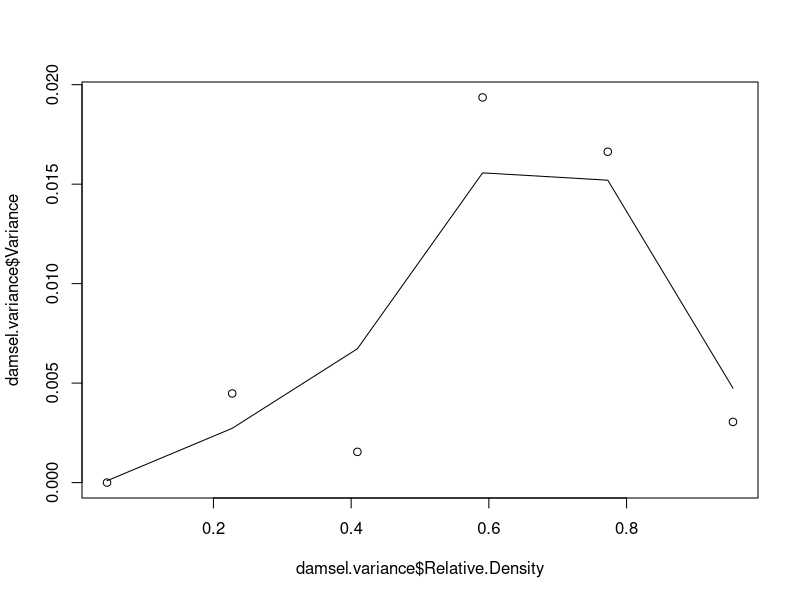
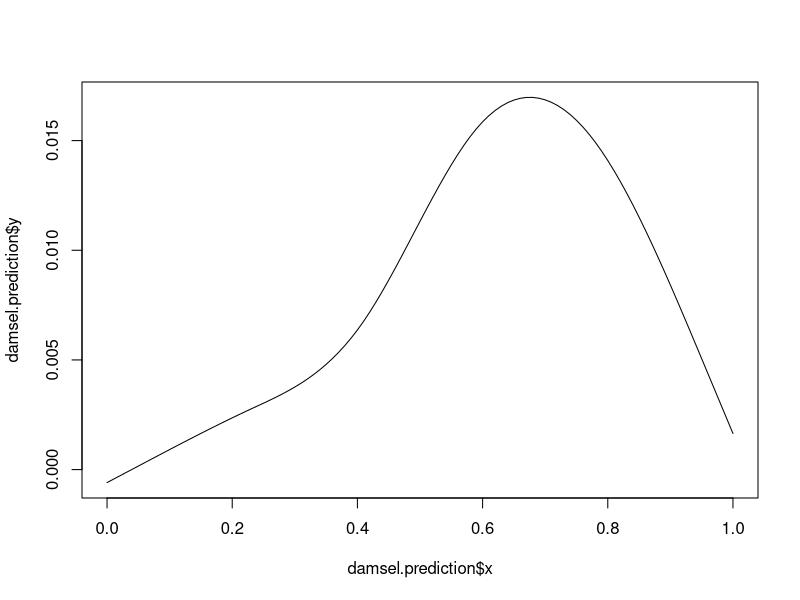
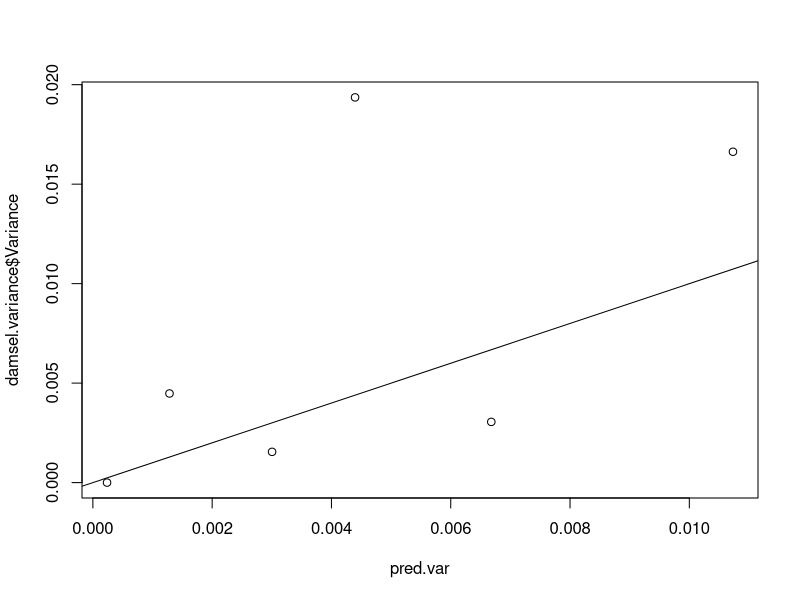

R code for these plots, in order:
### extracting data from Aker1979DamselStarved

### set working directory

setwd('/media/kyle/KEC_External/Documents/Data/SwitchingAndIndVar/DataFromGraphs/')

### load packages

library(dplyr)


# Convert c to relative preference

# write a function to convert and then give relative preference and predicted maximum variance ratio

ConvertC <- function(c) {
  RelPref <- c/(1+c)
  MaxVar <- 1 - RelPref
  print(as.data.frame(cbind(RelPref, MaxVar)))
}

ConvertC(0.24)

# load data

damsel.data <- read.csv('Akre1979DamselStarved.csv')

# Need to calculate the variance/sd at each ratio of prey

# first, make a vector of the relative abundances
# and an associated factor

damsel.data$Real.Relative.Density <- rep(c(3/66, 15/66, 27/66, 39/66, 51/66, 63/66), each = 5)

damsel.data$Factor.Relative.Density <- rep(c('3/66', '15/66', '27/66', '39/66', '51/66', '63/66'), each = 5)

# need to calculate variance/sd for each of the factors

St.Dev <- function(x) {
  SS <- sum((x - mean(x))^2)
  SD <- sqrt(SS/length(x))  
  SD
}


damsel.StandardDeviation <- damsel.data %>% group_by(Factor.Relative.Density) %>% summarise(StandardDeviation = St.Dev(Proportion.in.Diet), Relative.Density = mean(Real.Relative.Density))

damsel.variance <- damsel.StandardDeviation %>% mutate(Variance = StandardDeviation^2)

# fit a spline to variance data

damsel.spline <- smooth.spline(x = damsel.variance$Relative.Density, y = damsel.variance$Variance)


plot(damsel.variance$Relative.Density, damsel.variance$Variance)
lines(damsel.spline$x, damsel.spline$y)

# now predict new values using the spline

damsel.prediction <- predict(damsel.spline, x = seq(from = 0, to = 1, 0.01))

plot(damsel.prediction$x, damsel.prediction$y, type = "l")

# can now get the empirical maximum variance

damsel.prediction$x[which(damsel.prediction$y == max(damsel.prediction$y))]

### Last thing we want to do is to calculate the expected variance at each ratio and compare that to the 
### observed variance at each ratio

### predicted variance is p(1-p)/n where n is the number of feedings

# first write function to calculate p for each relative density

calcp <- function(rel.pref, rel.density) {
  rel.pref*rel.density/(rel.pref*rel.density + ((1 - rel.pref) * (1 - rel.density)))
}

est.p <- calcp(rel.pref = 0.19, rel.density = damsel.variance$Relative.Density)

# next, make vector of n's from figure 6

n <- c(47, 40, 46, 43, 23, 21)

# calculate predicted variances

pred.var <- est.p*(1-est.p)/n

# examine relationship between predicted and observed

plot(x = pred.var, y = damsel.variance$Variance)
abline(a = 0, b = 1)

### generate confidence intervals for predicted variance

GenCI_EventNsVector <- function(p.vec, n.samples, n.events, n.sim) {
  
  quant.data <- matrix(nrow = length(p.vec), ncol = 3)
  
  for(j in 1:length(p.vec)){
    mat <- matrix(nrow = n.sim, ncol = n.samples)
    for(i in 1:n.sim){
      mat[i,] <- rbinom(n = n.samples, size = n.events[j], prob = p.vec[j])
    }
    prop.mat <- mat/n.events[j]
    var.vec <- apply(prop.mat, 1, var)
    quant.data[j, ] <- c(p.vec[j], quantile(var.vec, probs = c(0.025, 0.975)))
  }
  quant.data
}

GenCI_EventNsVector(p.vec = est.p, n.samples = 5, n.events = n, n.sim = 10000)

# output gives p's and CI's

### Estimate IS and create predicted 95% CI's for IS

damsel.data.PS <- damsel.data %>% mutate(Proportion.Alternative = 1 - Proportion.in.Diet)

damsel.data.PS <- damsel.data.PS %>% group_by(Factor.Relative.Density) %>% mutate(Diff.Prop = abs(Proportion.in.Diet - mean(Proportion.in.Diet)), 
                                                                                  Diff.Alt = abs(Proportion.Alternative - mean(Proportion.Alternative))) 

damsel.data.PS <- damsel.data.PS %>% mutate(PS = 1 - Diff.Prop)

damsel.data.IS <- damsel.data.PS %>% group_by(Factor.Relative.Density) %>% summarise(IS = mean(PS))  

# use predicted mean proportions to generate 95% CI's for IS at each relative abundance

# modify confidence interval function above to get CI's for IS instead of variance

GenCI_IS <- function(p.vec, n.samples, n.events, n.sim) {
  
  quant.data <- matrix(nrow = length(p.vec), ncol = 4)
  
  for(j in 1:length(p.vec)){
    mat <- matrix(nrow = n.sim, ncol = n.samples)
    PS <- matrix(nrow = n.sim, ncol = n.samples)
    mean.prop <- vector(length = n.sim)
    IS <- vector(length = n.sim)
    
    for(i in 1:n.sim){
      mat[i,] <- rbinom(n = n.samples, size = n.events[j], prob = p.vec[j])
      prop.mat <- mat/n.events[j]
      mean.prop[i] <- mean(prop.mat[i,])
      PS[i,] <- 1 - abs(prop.mat[i,] - mean.prop[i])
      IS[i] <- mean(PS[i,])
    }
    
    
    quant.data[j, ] <- c(p.vec[j], quantile(IS, probs = c(0.025, 0.5, 0.975)))
  }
  quant.data
}

GenCI_IS(p.vec = est.p, n.samples = 5, n.events = n, n.sim = 10000)


